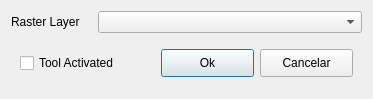
<?xml version="1.0" encoding="UTF-8"?>
<ui version="4.0">
 <class>Dialog</class>
 <widget class="QDialog" name="Dialog">
  <property name="geometry">
   <rect>
    <x>0</x>
    <y>0</y>
    <width>373</width>
    <height>99</height>
   </rect>
  </property>
  <property name="windowTitle">
   <string>Dialog</string>
  </property>
  <layout class="QGridLayout" name="gridLayout_2">
   <item row="0" column="0">
    <widget class="QLabel" name="label">
     <property name="minimumSize">
      <size>
       <width>81</width>
       <height>22</height>
      </size>
     </property>
     <property name="maximumSize">
      <size>
       <width>81</width>
       <height>22</height>
      </size>
     </property>
     <property name="text">
      <string>Raster Layer</string>
     </property>
    </widget>
   </item>
   <item row="0" column="1">
    <widget class="QComboBox" name="rasterComboBox">
     <property name="minimumSize">
      <size>
       <width>263</width>
       <height>22</height>
      </size>
     </property>
     <property name="maximumSize">
      <size>
       <width>16777215</width>
       <height>22</height>
      </size>
     </property>
    </widget>
   </item>
   <item row="1" column="0" colspan="2">
    <widget class="QWidget" name="widget" native="true">
     <property name="minimumSize">
      <size>
       <width>351</width>
       <height>48</height>
      </size>
     </property>
     <layout class="QGridLayout" name="gridLayout">
      <item row="0" column="0">
       <widget class="QCheckBox" name="toolCheckBox">
        <property name="text">
         <string>Tool Activated</string>
        </property>
       </widget>
      </item>
      <item row="0" column="1">
       <widget class="QPushButton" name="okPushButton">
        <property name="minimumSize">
         <size>
          <width>93</width>
          <height>28</height>
         </size>
        </property>
        <property name="maximumSize">
         <size>
          <width>93</width>
          <height>28</height>
         </size>
        </property>
        <property name="text">
         <string>Ok</string>
        </property>
       </widget>
      </item>
      <item row="0" column="2">
       <widget class="QPushButton" name="cancelPushButton">
        <property name="minimumSize">
         <size>
          <width>93</width>
          <height>28</height>
         </size>
        </property>
        <property name="maximumSize">
         <size>
          <width>93</width>
          <height>28</height>
         </size>
        </property>
        <property name="text">
         <string>Cancelar</string>
        </property>
       </widget>
      </item>
     </layout>
    </widget>
   </item>
  </layout>
 </widget>
 <resources/>
 <connections/>
</ui>
